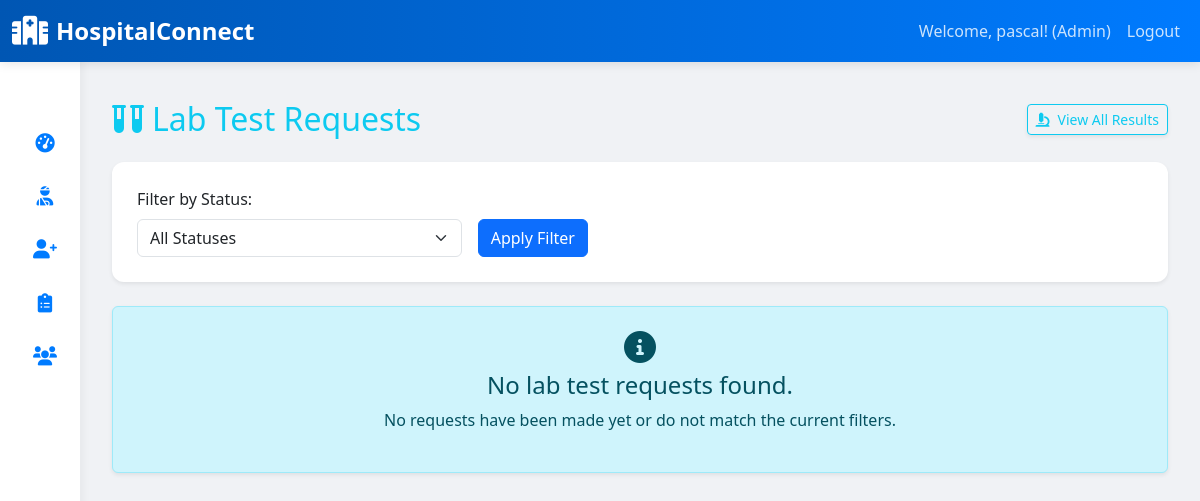
/lab-requests/ (signed in), run on an earlier commit of the app's database.
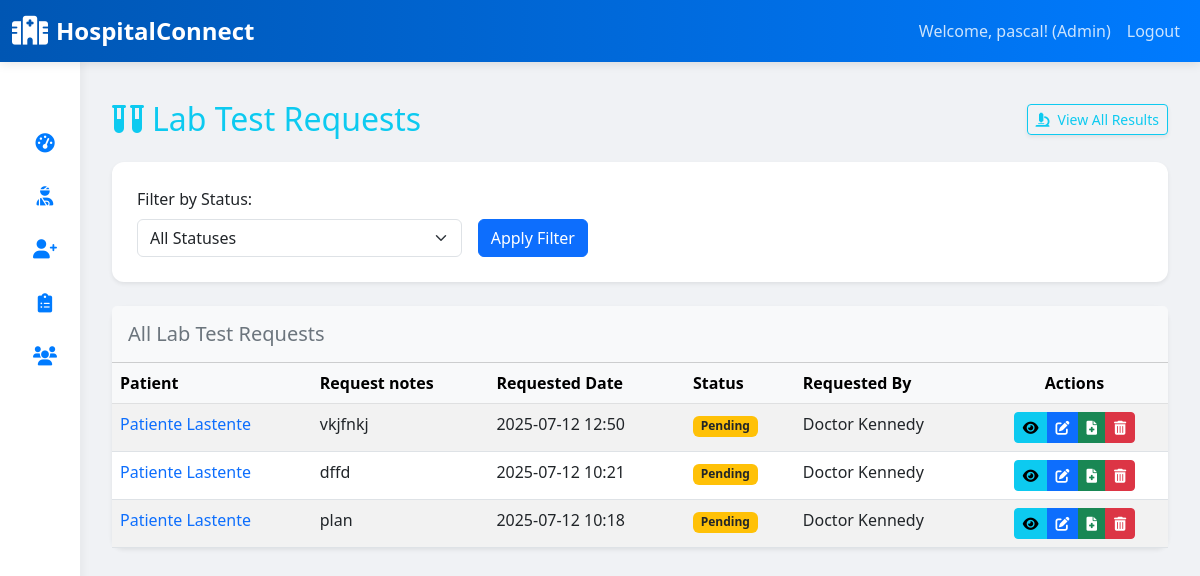
And on a later commit of the database.
### clinical_app/models.py (models this page shows, shortened)
class LabTestRequest(models.Model):
    encounter = models.ForeignKey(Encounter, on_delete=models.CASCADE, related_name='lab_test_requests')
    requested_by = models.ForeignKey(User, on_delete=models.SET_NULL, null=True, blank=True, related_name='lab_test_requests_made_by_set')
    requested_date = models.DateTimeField(auto_now_add=True)
    tests = models.ManyToManyField(LabTest)
    request_notes = models.TextField(blank=True, null=True)
    status_choices = (
        ('pending', 'Pending'),
        ('in_progress', 'In Progress'),
        ('completed', 'Completed'),
        ('cancelled', 'Cancelled'),
    )
    status = models.CharField(max_length=20, choices=status_choices, default='pending')

class Encounter(models.Model):
    patient = models.ForeignKey(Patient, on_delete=models.CASCADE, related_name='encounters')
    doctor = models.ForeignKey(Doctor, on_delete=models.SET_NULL, null=True, blank=True, related_name='encounters')
    appointment = models.OneToOneField(Appointment, on_delete=models.SET_NULL, null=True, blank=True, related_name='encounter')
    encounter_date = models.DateTimeField(auto_now_add=True)
    nurse = models.ForeignKey('Nurse', on_delete=models.SET_NULL, null=True, blank=True, related_name='encounters_managed') # Changed from 'nurse' to 'nurse_assigned' or 'primary_nurse' for clarity if needed
    encounter_type_choices = (
        ('outpatient', 'Outpatient'),
        ('inpatient', 'Inpatient'),
        ('emergency', 'Emergency'),
        ('telemedicine', 'Telemedicine'),
    )
    encounter_type = models.CharField(max_length=20, choices=encounter_type_choices, default='outpatient')
    admission_date = models.DateTimeField(null=True, blank=True)
    discharge_date = models.DateTimeField(null=True, blank=True)
    ward = models.ForeignKey('Ward', on_delete=models.SET_NULL, null=True, blank=True)
    bed = models.ForeignKey('Bed', on_delete=models.SET_NULL, null=True, blank=True)

class Patient(models.Model):
    user = models.OneToOneField(User, on_delete=models.CASCADE, primary_key=True, limit_choices_to={'user_type': 'patient'})
    patient_id = models.CharField(max_length=20, unique=True, editable=False) # Auto-generated patient ID
    blood_group_choices = (
        ('A+', 'A+'), ('A-', 'A-'),
        ('B+', 'B+'), ('B-', 'B-'),
        ('AB+', 'AB+'), ('AB-', 'AB-'),
        ('O+', 'O+'), ('O-', 'O-'),
    )
    blood_group = models.CharField(max_length=5, choices=blood_group_choices, blank=True, null=True)
    emergency_contact_name = models.CharField(max_length=100)
    emergency_contact_phone = models.CharField(max_length=20)
    allergies = models.TextField(blank=True, null=True, help_text="List known allergies (e.g., medications, food)")
    pre_existing_conditions = models.TextField(blank=True, null=True, help_text="List any chronic conditions")
    registration_date = models.DateTimeField(auto_now_add=True)

class User(AbstractUser):
    USER_TYPE_CHOICES = (
        ('admin', 'Administrator'),
        ('doctor', 'Doctor'),
        ('nurse', 'Nurse'),
        ('pharmacist', 'Pharmacist'),
        ('lab_tech', 'Lab Technician'),
        ('radiologist', 'Radiologist'),
        ('patient', 'Patient'),
        ('receptionist', 'Receptionist'),
        ('procurement_officer', 'Procurement Officer'),
    )
    user_type = models.CharField(max_length=20, choices=USER_TYPE_CHOICES, default='patient')
    phone_number = models.CharField(max_length=20, blank=True, null=True)
    address = models.TextField(blank=True, null=True)
    date_of_birth = models.DateField(blank=True, null=True)
    gender_choices = (
        ('male', 'Male'),
        ('female', 'Female'),
    )
    gender = models.CharField(max_length=10, choices=gender_choices, blank=True, null=True)
    groups = models.ManyToManyField(
        'auth.Group',
        verbose_name=('groups'),
        blank=True,
        help_text=(
            'The groups this user belongs to. A user will get all permissions '
            'granted to each of their groups.'
        ),
        related_name="clinical_app_user_set", # Changed this line
        related_query_name="clinical_app_user",
    )
    user_permissions = models.ManyToManyField(
        'auth.Permission',
        verbose_name=('user permissions'),
        blank=True,
        help_text=('Specific permissions for this user.'),
        related_name="clinical_app_user_permissions_set", # Changed this line
        related_query_name="clinical_app_user",
    )

### clinical_app/views.py (the view)
# urls.py: path('lab-requests/', views.LabTestRequestListView.as_view(), name='lab_test_requests_list'),
class LabTestRequestListView(LoginRequiredMixin, UserPassesTestMixin, ListView):
    model = LabTestRequest
    template_name = 'clinical_app/lab_test_requests_list.html' # NEW TEMPLATE
    context_object_name = 'requests' # Different context name from results
    paginate_by = 20
    ordering = ['-requested_date'] # Order by request date
    def test_func(self):
        return self.request.user.is_authenticated and \
               self.request.user.user_type in ['admin', 'doctor', 'lab_technician']
    def get_queryset(self):
        queryset = super().get_queryset()
        user = self.request.user
        if user.user_type == 'doctor' and hasattr(user, 'doctor'):
            queryset = queryset.filter(Q(requested_by=user) | Q(encounter__doctor=user.doctor)).distinct()
        elif user.user_type == 'lab_technician':
            pass
        status_filter = self.request.GET.get('status')
        if status_filter:
            queryset = queryset.filter(status=status_filter)
        return queryset
    def get_context_data(self, **kwargs):
        context = super().get_context_data(**kwargs)
        context['title'] = 'Lab Test Requests'
        context['status_choices'] = LabTestRequest.status_choices if hasattr(LabTestRequest, 'status_choices') else []
        context['current_status_filter'] = self.request.GET.get('status', '')
        return context

### clinical_app/templates/clinical_app/lab_test_requests_list.html (shortened to what the changed rows need)
{% extends 'clinical_app/base.html' %}
{% block content %}
    <div class="container mt-4">
        <div class="d-flex justify-content-between align-items-center mb-4">
            <h2 class="mb-0 text-info"><i class="fas fa-vials me-2"></i>{{ title }}</h2>
        </div>
        {% if requests %}
            <div class="card shadow-sm mb-4">
                <div class="card-header bg-light py-3">
                    <h5 class="mb-0 text-secondary">All Lab Test Requests</h5>
                </div>
                <div class="card-body p-0">
                    <div class="table-responsive">
                        <table class="table table-striped table-hover mb-0">
                            <thead class="table-light">
                                <tr>
                                    <th>Patient</th>
                                    <th>Request notes</th>
                                    <th>Requested Date</th>
                                    <th>Status</th>
                                    <th>Requested By</th>
                                    <th class="text-center">Actions</th>
                                </tr>
                            </thead>
                            <tbody>
                                {% for request_obj in requests %}
                                    <tr>
                                        <td>
                                            <a href="{% url 'patient_detail' request_obj.encounter.patient.pk %}" class="text-decoration-none">
                                                {{ request_obj.encounter.patient.user.get_full_name }}
                                            </a>
                                        </td>
                                        <td>{{ request_obj.request_notes }}</td>
                                        <td>{{ request_obj.requested_date|date:"Y-m-d H:i" }}</td>
                                        <td>
                                            <span class="badge
                                                {% if request_obj.status == 'pending' %}bg-warning text-dark
                                                {% elif request_obj.status == 'received' %}bg-info text-white
                                                {% elif request_obj.status == 'processing' %}bg-primary
                                                {% elif request_obj.status == 'completed' %}bg-success
                                                {% elif request_obj.status == 'cancelled' %}bg-danger
                                                {% else %}bg-secondary{% endif %}">
                                                {{ request_obj.get_status_display }}
                                            </span>
                                        </td>
                                        <td>{{ request_obj.requested_by.get_full_name|default:"N/A" }}</td>
                                        <td class="text-center">
                                            <div class="btn-group" role="group" aria-label="Lab Request Actions">
                                                <a href="{% url 'lab_test_request_detail' request_obj.pk %}" class="btn btn-sm btn-info" data-bs-toggle="tooltip" data-bs-placement="top" title="View Details">
                                                    <i class="fas fa-eye"></i>
                                                </a>
                                                {% if request.user.user_type == 'doctor' or request.user.user_type == 'admin' %}
                                                    <a href="{% url 'lab_test_request_update' request_obj.pk %}" class="btn btn-sm btn-primary" data-bs-toggle="tooltip" data-bs-placement="top" title="Edit Request">
                                                        <i class="fas fa-edit"></i>
                                                    </a>
                                                    {% if request.user.user_type == 'lab_technician' or request.user.user_type == 'admin' and not request_obj.results.exists %}
    <a href="{% url 'lab_test_result_create' lab_test_request_pk=request_obj.pk %}" class="btn btn-sm btn-success" data-bs-toggle="tooltip" data-bs-placement="top" title="Record Result">
        <i class="fas fa-file-medical"></i>
    </a>
{% endif %}
                                                    <a href="{% url 'lab_test_request_delete' request_obj.pk %}" class="btn btn-sm btn-danger" data-bs-toggle="tooltip" data-bs-placement="top" title="Delete Request">
                                                        <i class="fas fa-trash-alt"></i>
                                                    </a>
                                                {% endif %}
                                            </div>
                                        </td>
                                    </tr>
                                {% endfor %}
                            </tbody>
                        </table>
                    </div>
                </div>
            </div>
        {% else %}
            <div class="alert alert-info text-center py-4 shadow-sm" role="alert">
                <i class="fas fa-info-circle fa-2x mb-2"></i>
                <h4>No lab test requests found.</h4>
                <p>No requests have been made yet or do not match the current filters.</p>
            </div>
        {% endif %}
    </div>
{% endblock %}

What changed in the data, as far as the page shows it:
added LabTestRequest: encounter.patient.user.get_full_name "Patiente Lastente", request_notes "vkjfnkj", requested_date "2025-07-12 12:50", status "Pending", requested_by.get_full_name "Doctor Kennedy"
added LabTestRequest: encounter.patient.user.get_full_name "Patiente Lastente", request_notes "dffd", requested_date "2025-07-12 10:21", status "Pending", requested_by.get_full_name "Doctor Kennedy"
added LabTestRequest: encounter.patient.user.get_full_name "Patiente Lastente", request_notes "plan", requested_date "2025-07-12 10:18", status "Pending", requested_by.get_full_name "Doctor Kennedy"
Also different on the page:
text no longer shown: "No lab test requests found. No requests have been made yet or do not match the current filters."
text now shown: "All Lab Test Requests Patient Request notes Requested Date Status Requested By Actions"
